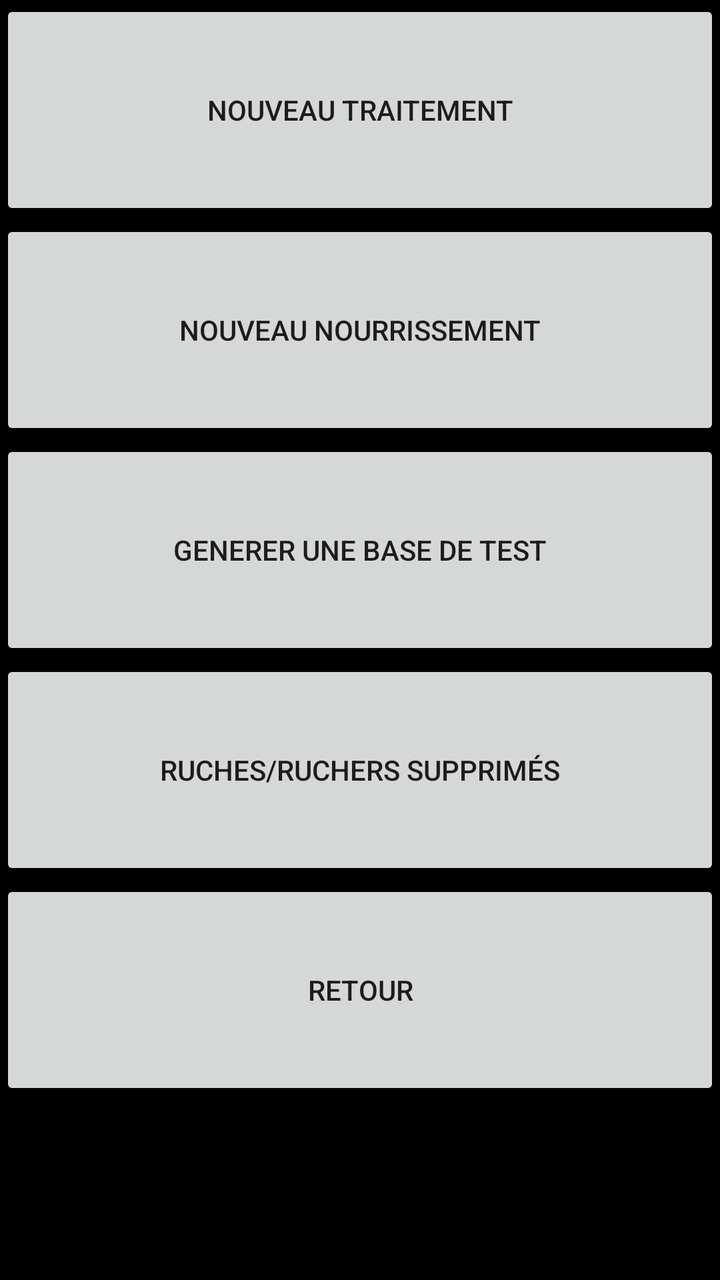
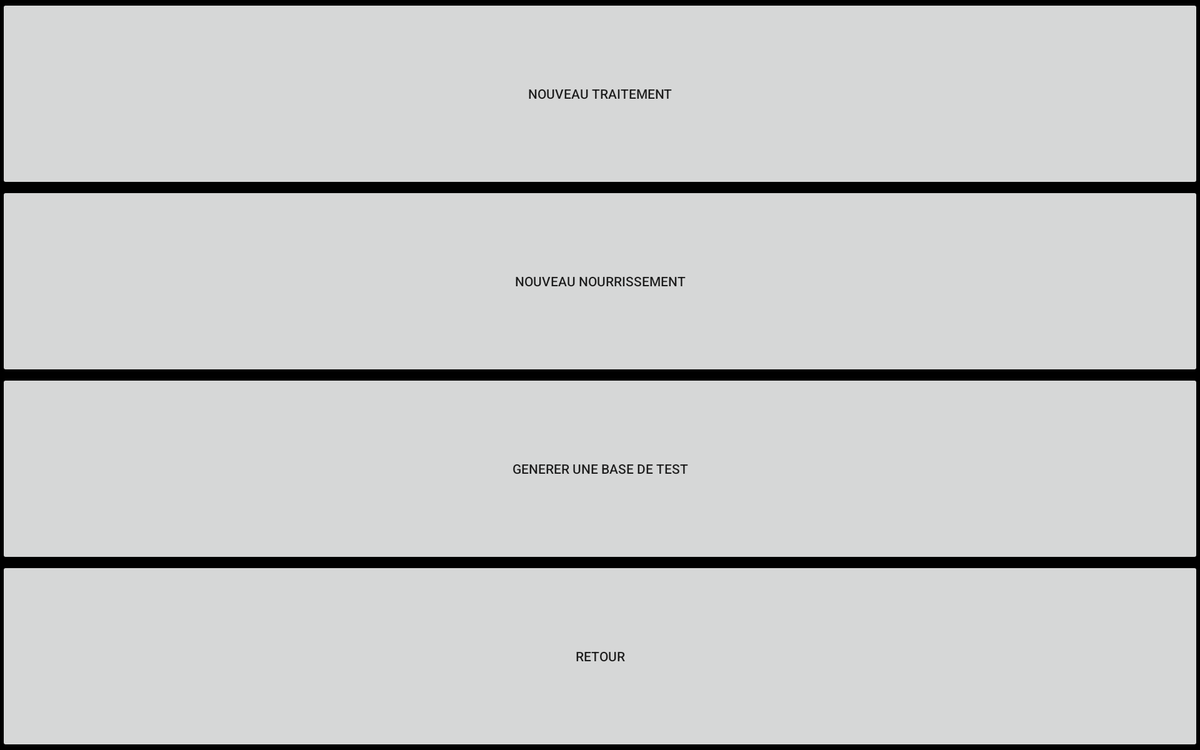

Two renders of one Android screen. The first uses the default layout on a phone; the second uses the alternative layout the repository ships for a different screen configuration, on a matching device. The two XML files are below.
<!-- AndroidManifest.xml: application theme AppTheme -->
<!-- res/layout/options.xml -->
<?xml version="1.0" encoding="utf-8"?>
<LinearLayout xmlns:android="http://schemas.android.com/apk/res/android"
    android:layout_width="match_parent"
    android:layout_height="match_parent"
    android:background="#000000"
    android:orientation="vertical">

    <Button
        android:id="@+id/trait"
        android:layout_width="fill_parent"
        android:layout_height="110dp"
        android:text="Nouveau traitement" />

    <Button
        android:id="@+id/addNour"
        android:layout_width="fill_parent"
        android:layout_height="110dp"
        android:text="Nouveau nourrissement" />

    <Button
        android:id="@+id/genererBase"
        android:layout_width="fill_parent"
        android:layout_height="110dp"
        android:text="Generer une base de test" />
    <Button
        android:layout_width="fill_parent"
        android:layout_height="110dp"
        android:text="Ruches/Ruchers Supprimés"
        android:id="@+id/suppRuch"/>

    <Button
        android:id="@+id/retourOption"
        android:layout_width="fill_parent"
        android:layout_height="110dp"
        android:text="Retour" />


</LinearLayout>
<!-- resources referenced by this layout -->
<resources>
  <style name="AppTheme" parent="Theme.AppCompat.Light.DarkActionBar">
          
      </style>
</resources>
<!-- res/layout-xlarge/options.xml (the repository's variant of the layout above) -->
<!-- drawn on a large tablet held sideways -->
<?xml version="1.0" encoding="utf-8"?>
<LinearLayout xmlns:android="http://schemas.android.com/apk/res/android"
    android:layout_width="match_parent"
    android:layout_height="match_parent"
    android:background="#000000"
    android:orientation="vertical">

    <Button
        android:id="@+id/trait"
        android:layout_width="fill_parent"
        android:layout_height="200dp"
        android:text="Nouveau traitement" />

    <Button
        android:id="@+id/addNour"
        android:layout_width="fill_parent"
        android:layout_height="200dp"
        android:text="Nouveau nourrissement" />

    <Button
        android:id="@+id/genererBase"
        android:layout_width="fill_parent"
        android:layout_height="200dp"
        android:text="Generer une base de test" />

    <Button
        android:id="@+id/retourOption"
        android:layout_width="fill_parent"
        android:layout_height="200dp"
        android:text="Retour" />


</LinearLayout>
